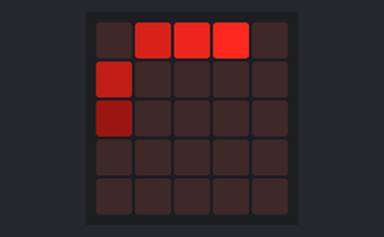
Bench run of a program on a simulated BBC micro:bit running MicroPython. On the bench: the board's 5×5 LED display.

Above: at 0.05 s.
At 0.76 s:
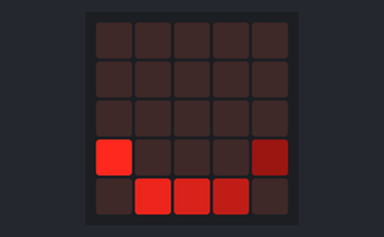
At 1.17 s:
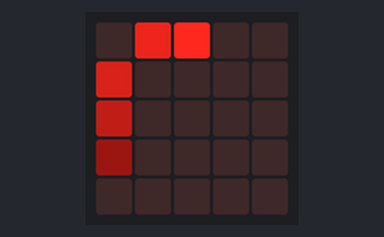
At 1.58 s:
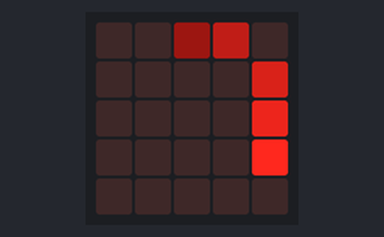

The program:

spinner.py
```python
from microbit import *

spinner1 = Image("05790:"
                 "30000:"
                 "10000:"
                 "00000:"
                 "00000")

spinner2 = Image("03570:"
                 "10009:"
                 "00000:"
                 "00000:"
                 "00000")

spinner3 = Image("01350:"
                 "00007:"
                 "00009:"
                 "00000:"
                 "00000")

spinner4 = Image("00130:"
                 "00005:"
                 "00007:"
                 "00009:"
                 "00000")

spinner5 = Image("00010:"
                 "00003:"
                 "00005:"
                 "00007:"
                 "00090")

spinner6 = Image("00000:"
                 "00001:"
                 "00003:"
                 "00005:"
                 "00970")

spinner7 = Image("00000:"
                 "00000:"
                 "00001:"
                 "00003:"
                 "09750")

spinner8 = Image("00000:"
                 "00000:"
                 "00000:"
                 "90001:"
                 "07530")

spinner9 = Image("00000:"
                 "00000:"
                 "90000:"
                 "70000:"
                 "05310")

spinner10 = Image("00000:"
                 "90000:"
                 "70000:"
                 "50000:"
                 "03100")

spinner11 = Image("09000:"
                 "70000:"
                 "50000:"
                 "30000:"
                 "01000")

spinner12 = Image("07900:"
                 "50000:"
                 "30000:"
                 "10000:"
                 "00000")

spinner = [spinner1, spinner2, spinner3, spinner4, spinner5, spinner6, spinner7, spinner8, spinner9, spinner10, spinner11, spinner12]
display.show(spinner, delay=100, wait=False, loop=True)
```

Measured:
- by itself, everything shown: repeats every 1.2 s, in 12 steps
